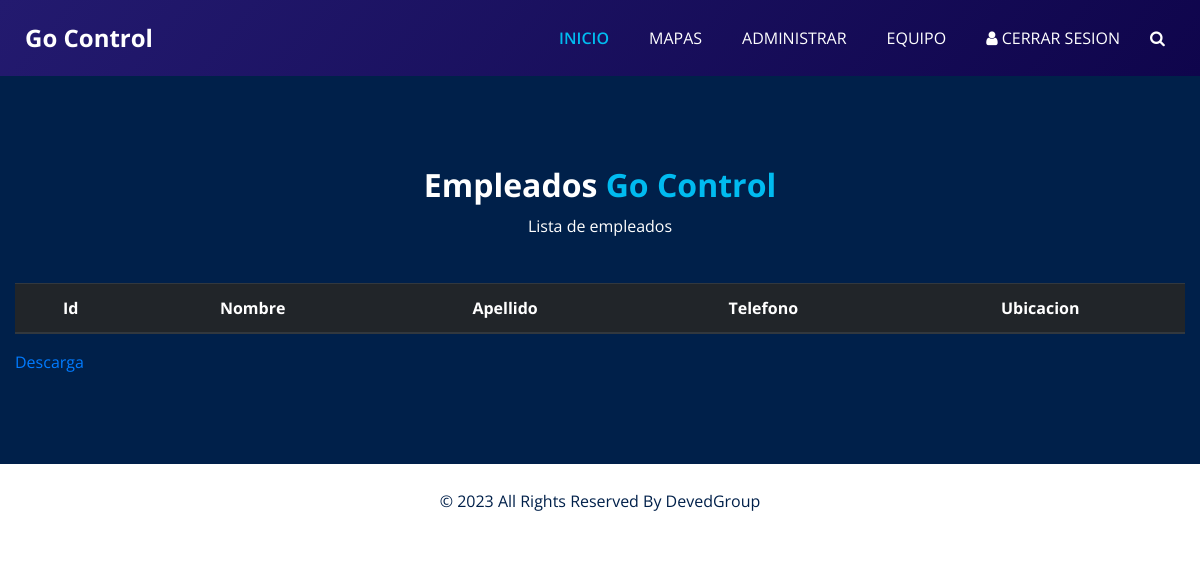
The page /tablas/ on the database as committed earlier.
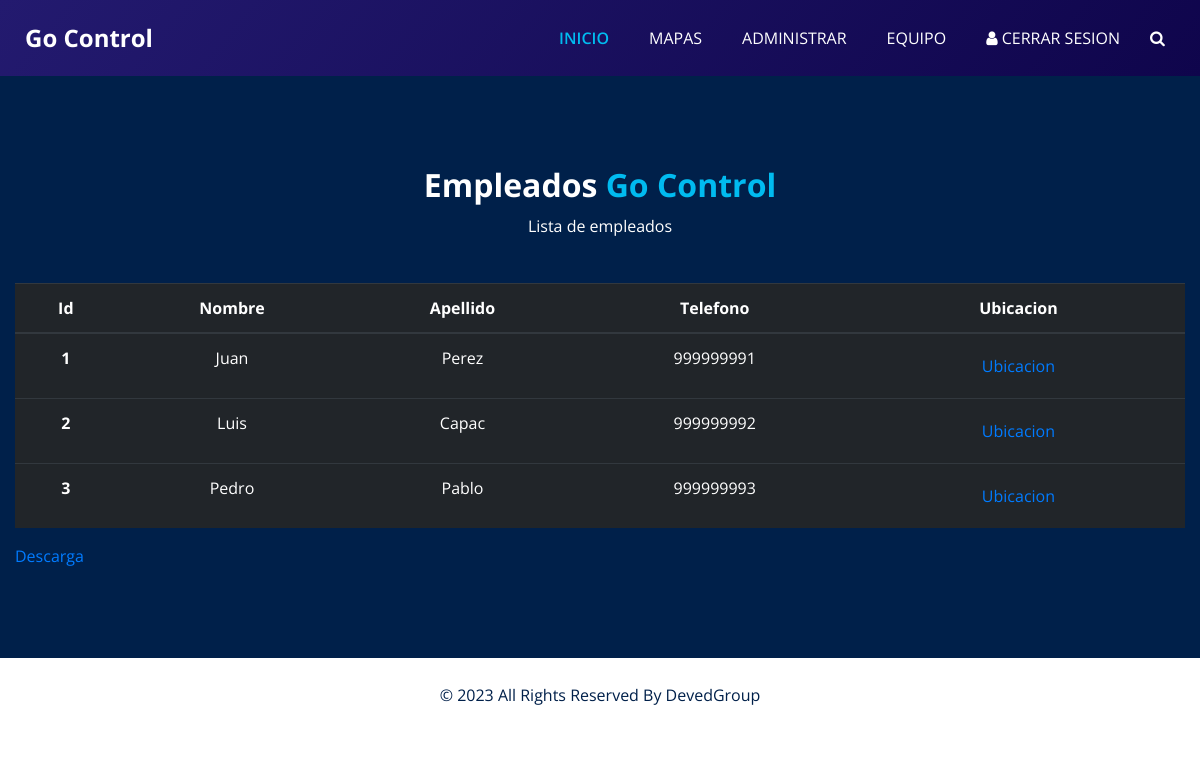
The same page on the database as committed later.
### Control/models.py (models this page shows, shortened)
class Empleado(models.Model):
    idEmpleado = models.CharField(primary_key=True,max_length=5)
    Nombre = models.CharField(max_length=50)
    Apellido = models.CharField(max_length=50)
    Telefono = models.CharField(max_length=9)

### Control/views.py (the view)
# urls.py: path('tablas/',views.tablas, name="tablas"),
def tablas(request):
    empleados = Empleado.objects.all()
    return render(request,"tablas.html",{"empleados":empleados})

### Templates/tablas.html (shortened to what this page needs)
<!DOCTYPE html>
{% load static %}
<html>
<head>
  <link rel="stylesheet" type="text/css" href="{% static 'css/bootstrap.css'%}" />
  <link rel="stylesheet" href="https://cdn.jsdelivr.net/npm/bootstrap@4.0.0/dist/css/bootstrap.min.css">
  <link rel="stylesheet" type="text/css" href="https://cdnjs.cloudflare.com/ajax/libs/OwlCarousel2/2.3.4/assets/owl.carousel.min.css" />
  <link href="{% static 'css/font-awesome.min.css'%}" rel="stylesheet" />
  <link href="{% static 'css/style.css'%}" rel="stylesheet" />
  <link href="{% static 'css/responsive.css'%}" rel="stylesheet" />
</head>
<body class="sub_page">
  <div class="hero_area">
    <header class="header_section">
      <div class="container-fluid">
        <nav class="navbar navbar-expand-lg custom_nav-container ">
          <a class="navbar-brand" href="index.html">
            <span>
              Go Control
            </span>
          </a>
          <div class="collapse navbar-collapse" id="navbarSupportedContent">
            <ul class="navbar-nav  ">
              <li class="nav-item active">
                <a class="nav-link" href="/">Inicio <span class="sr-only">(current)</span></a>
              </li>
              <li class="nav-item">
                <a class="nav-link" href="/map"> Mapas</a>
              </li>
              <li class="nav-item">
                <a class="nav-link" href="/admin">Administrar</a>
              </li>
              <li class="nav-item">
                <a class="nav-link" href="#">Equipo</a>
              </li>
              <li class="nav-item">
                <a class="nav-link" href='/salida'> <i class="fa fa-user" aria-hidden="true"></i> Cerrar Sesion</a>
              </li>
              <form class="form-inline">
                <button class="btn  my-2 my-sm-0 nav_search-btn" type="submit">
                  <i class="fa fa-search" aria-hidden="true"></i>
                </button>
              </form>
            </ul>
          </div>
        </nav>
      </div>
    </header>
  </div>
  <section class="about_section layout_padding">
    <div class="container">
      <div class="heading_container heading_center">
        <h2>
          Empleados <span>Go Control</span>
        </h2>
        <p>
          Lista de empleados
        </p>
      </div>
      <div class="row">
        <table class="table table-dark">
          <thead>
            <tr>
              <th scope="col">Id</th>
              <th scope="col">Nombre</th>
              <th scope="col">Apellido</th>
              <th scope="col">Telefono</th>
              <th scope="col">Ubicacion</th>
            </tr>
          </thead>
          <tbody>
            {% for e  in empleados %}
            <tr>
              <th scope="row">{{e.idEmpleado}}</th>
              <td>{{e.Nombre}}</td>
              <td>{{e.Apellido}}</td>
              <td>{{e.Telefono}}</td>
              <td><a class="nav-link" target="_blank" href="/Location">Ubicacion</a></td>
            </tr>
            {% endfor %}
          </tbody>
        </table>
        <a href="">
          Descarga
        </a>
      </div>
    </div>
  </section>
  <section class="footer_section">
    <div class="container">
      <p>
        &copy; <span id="displayYear"></span> All Rights Reserved By
        <a href="#">DevedGroup</a>
      </p>
    </div>
  </section>
</body>
</html>

### static/css/style.css (style rules this page uses)
body { font-family: "Open Sans", sans-serif; color: #0c0c0c; background-color: #ffffff; overflow-x: hidden; }
.layout_padding { padding: 90px 0; }
.heading_container { display: -webkit-box; display: -ms-flexbox; display: flex; -webkit-box-orient: vertical; -webkit-box-direction: normal; -ms-flex-direction: column; flex-direction: column; -webkit-box-align: start; -ms-flex-align: start; align-items: flex-start; }
.heading_container h2 { position: relative; font-weight: bold; margin-bottom: 0; }
.heading_container h2 span { color: #00bbf0; }
.heading_container p { margin-top: 10px; margin-bottom: 0; }
.heading_container.heading_center { -webkit-box-align: center; -ms-flex-align: center; align-items: center; text-align: center; }
a, a:hover, a:focus { text-decoration: none; }
.btn, .btn:focus { outline: none !important; -webkit-box-shadow: none; box-shadow: none; }
.hero_area { position: relative; min-height: 100vh; display: -webkit-box; display: -ms-flexbox; display: flex; -webkit-box-orient: vertical; -webkit-box-direction: normal; -ms-flex-direction: column; flex-direction: column; }
.sub_page .hero_area { min-height: auto; background: linear-gradient(130deg, #231a6f, #0f054c); }
.header_section { padding: 15px 0; }
.header_section .container-fluid { padding-right: 25px; padding-left: 25px; }
.navbar-brand span { font-weight: bold; font-size: 24px; color: #ffffff; }
.custom_nav-container { padding: 0; }
.custom_nav-container .navbar-nav { margin-left: auto; }
.custom_nav-container .navbar-nav .nav-item .nav-link { padding: 5px 20px; color: #ffffff; text-align: center; text-transform: uppercase; border-radius: 5px; -webkit-transition: all 0.3s; transition: all 0.3s; }
.custom_nav-container .navbar-nav .nav-item:hover .nav-link, .custom_nav-container .navbar-nav .nav-item.active .nav-link { color: #00bbf0; }
.custom_nav-container .navbar-nav .nav-item.active .nav-link { font-weight: 600; }
.custom_nav-container .nav_search-btn { width: 35px; height: 35px; padding: 0; border: none; color: #ffffff; }
.about_section { background-color: #00204a; color: #ffffff; }
.about_section .heading_container { margin-bottom: 45px; }
.about_section .row { -webkit-box-align: center; -ms-flex-align: center; align-items: center; }
.footer_section { position: relative; background-color: #ffffff; text-align: center; }
.footer_section p { color: #00204a; padding: 25px 0; margin: 0; }
.footer_section p a { color: inherit; }

### static/css/responsive.css (style rules this page uses)
@media (min-width: 1200px) { .container { max-width: 1170px; } }

Rows that differ between the two databases and show on the page:
added Empleado: idEmpleado "1", Nombre "Juan", Apellido "Perez", Telefono "999999991"
added Empleado: idEmpleado "2", Nombre "Luis", Apellido "Capac", Telefono "999999992"
added Empleado: idEmpleado "3", Nombre "Pedro", Apellido "Pablo", Telefono "999999993"
